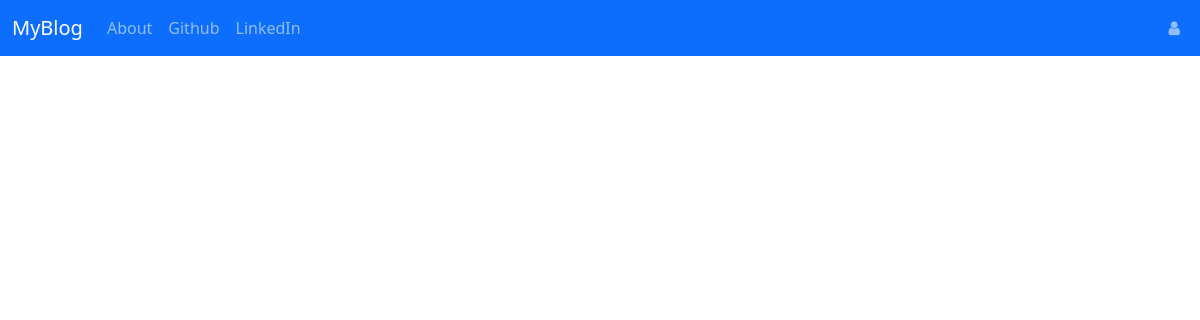
Before: / with the older database file.
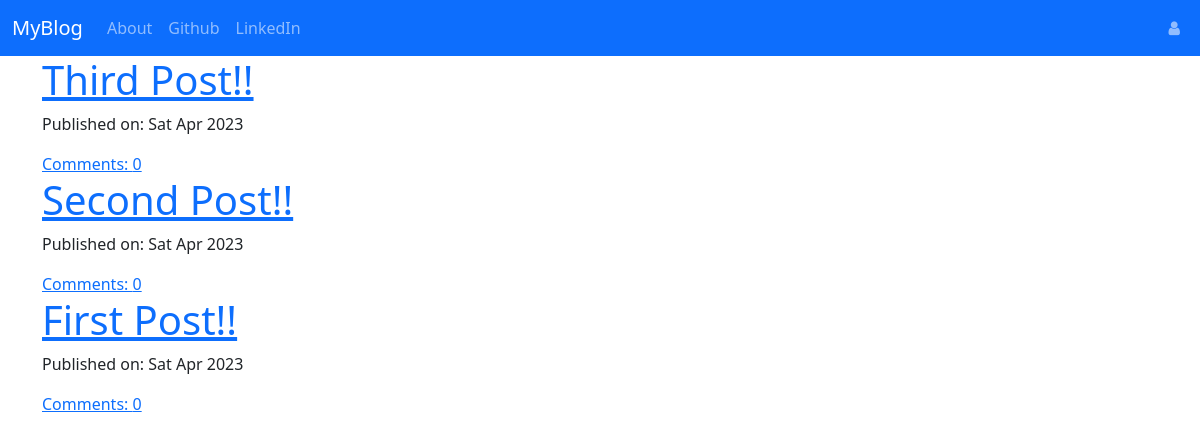
After: the same page with the newer database file.
### blogapp/models.py (models this page shows, shortened)
class Post(models.Model):
    author = models.ForeignKey('auth.user', on_delete=models.CASCADE)
    title = models.CharField(max_length=200)
    text = models.TextField()
    creation_date = models.DateTimeField(default = timezone.now)
    publication_date = models.DateTimeField(blank=True, null=True)
    def approve_comments(self):
        return self.comments.filter(approved_comment=True)

### blogapp/views.py (the view)
# urls.py: path('', views.PostListView.as_view(), name='post_list'),
class PostListView(ListView):
    model = Post
    def get_queryset(self):
        return Post.objects.filter(publication_date__lte=timezone.now()).order_by('-publication_date')

### blogapp/templates/blogapp/post_list.html
{% extends 'blogapp/base.html' %}
{% block bodyblock %}
<div class="centerstage">
    {% for post in post_list %}
        <div class="post">
            <h1><a href="{% url 'post_detail' pk=post.pk %}">{{ post.title }}</a></h1>
            <div class="date">
                <p>Published on: {{ post.publication_date|date:"D M Y"}}</p>
            </div>
            <a href="{% url 'post_detail' pk=post.pk %}">Comments: {{ post.approve_comments.count }}</a>
        </div>
    {% endfor %}
</div>
{% endblock %}

### blogapp/templates/blogapp/base.html (shortened to what this page needs)
<!DOCTYPE html>
{% load static %}
<html lang="en">
<head>
    <link href="https://cdn.jsdelivr.net/npm/bootstrap@5.3.0-alpha3/dist/css/bootstrap.min.css" rel="stylesheet">
    <link rel="stylesheet" href="//cdn.jsdelivr.net/medium-editor/latest/css/medium-editor.min.css" type="text/css" media="screen" charset="utf-8">
    <link href="https://maxcdn.bootstrapcdn.com/font-awesome/4.7.0/css/font-awesome.min.css" rel="stylesheet">
    <link rel="stylesheet" href="{% static 'css/blog.css' %}">
</head>
<body class="loader">
    <nav class="navbar navbar-expand-lg bg-primary" data-bs-theme="dark">
        <div class="container-fluid">
            <a class="navbar-brand" href="{%url 'post_list'%}">MyBlog</a>
            <div class="collapse navbar-collapse" id="navbarSupportedContent">
             <ul class="navbar-nav me-auto mb-2 mb-lg-0">
                <li class="nav-item">
                 <a class="nav-link" href="{%url 'about'%}">About</a>
                </li>
                <li class="nav-item">
                 <a class="nav-link" href="https://github.com/">Github</a>
                </li>
                <li class="nav-item">
                 <a class='nav-link' href="https://www.linkedin.com/home">LinkedIn</a>
                </li>
             </ul>
            </div>
            <div class="navbar-nav align-items-center ml-auto">
                {% if user.is_authenticated %}
                  <a class="nav-item nav-link" href="{% url 'post_new' %}">New Post</a>
                  <a class="nav-item nav-link" href="{% url 'post_draft_list' %}">Drafts</a>
                  <a class="nav-item nav-link" href="{% url 'logout' %}">Log out</a>
                  <a >Welcome: {{ user.username }}</a>
                {% else %}
                  <a class="nav-item nav-link" href="{% url 'login' %}" aria-label="Login">
                    <span class="fa fa-user" aria-hidden="true"></span></a>
                {% endif %}
              </div>
        </div>
    </nav>
    <div class="content container">
        <div class="row">
            <div class="col-md-8">
                <div class="blog_posts">
                    {% block bodyblock %}
                    {% endblock %}
                </div>
            </div>
        </div>
    </div>
</body>
</html>

### blogapp/static/css/blog.css (style rules this page uses)
.loader { filter:hue-rotate(0deg); color: linear-gradient(45deg,#0f8,#08f); animation:hue 5000ms infinite linear; }

Changed rows visible on the page:
added Post: title "Third Post!!", publication_date "Sat Apr 2023", approve_comments.count "0"
added Post: title "Second Post!!", publication_date "Sat Apr 2023", approve_comments.count "0"
added Post: title "First Post!!", publication_date "Sat Apr 2023", approve_comments.count "0"
